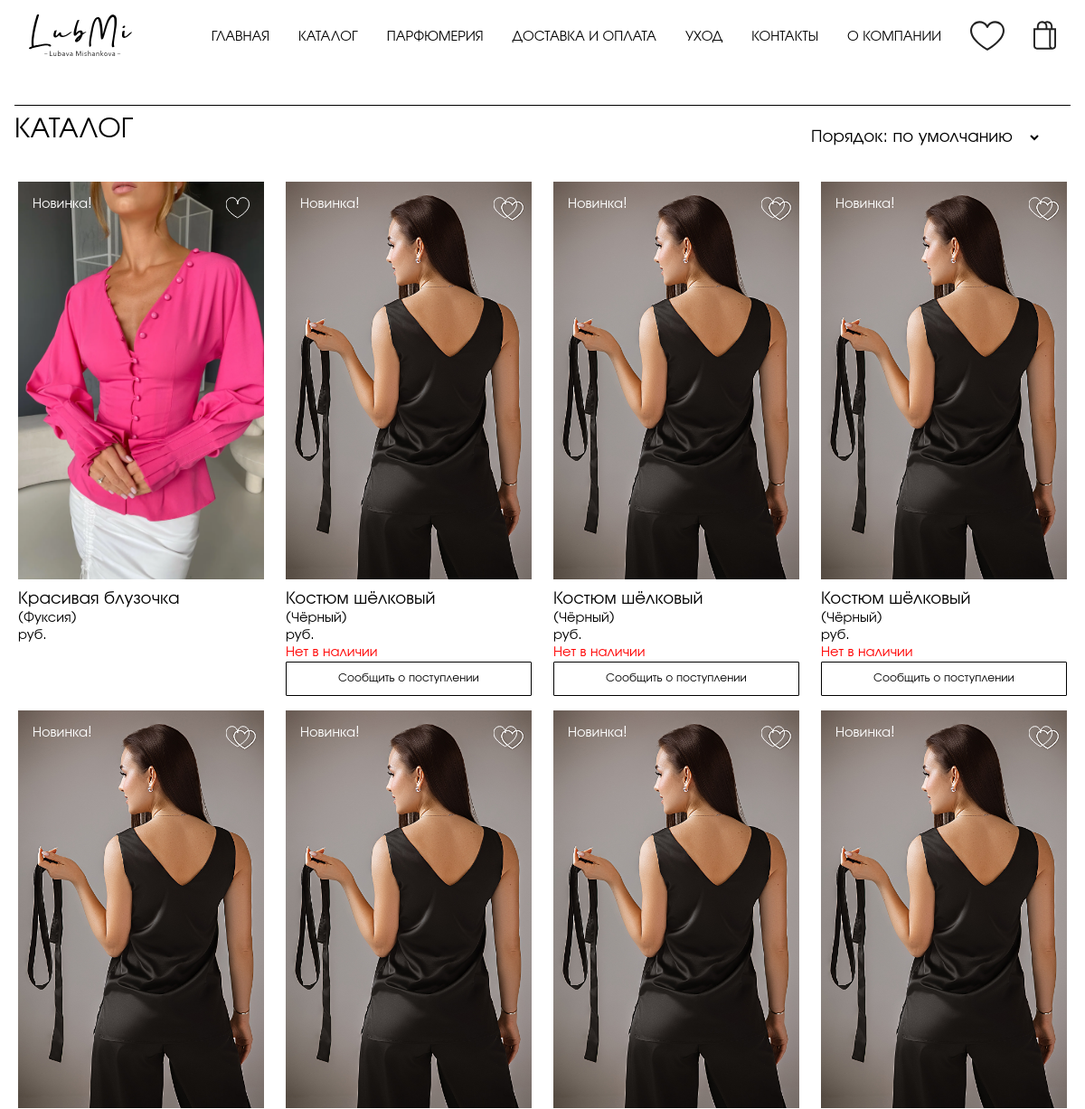
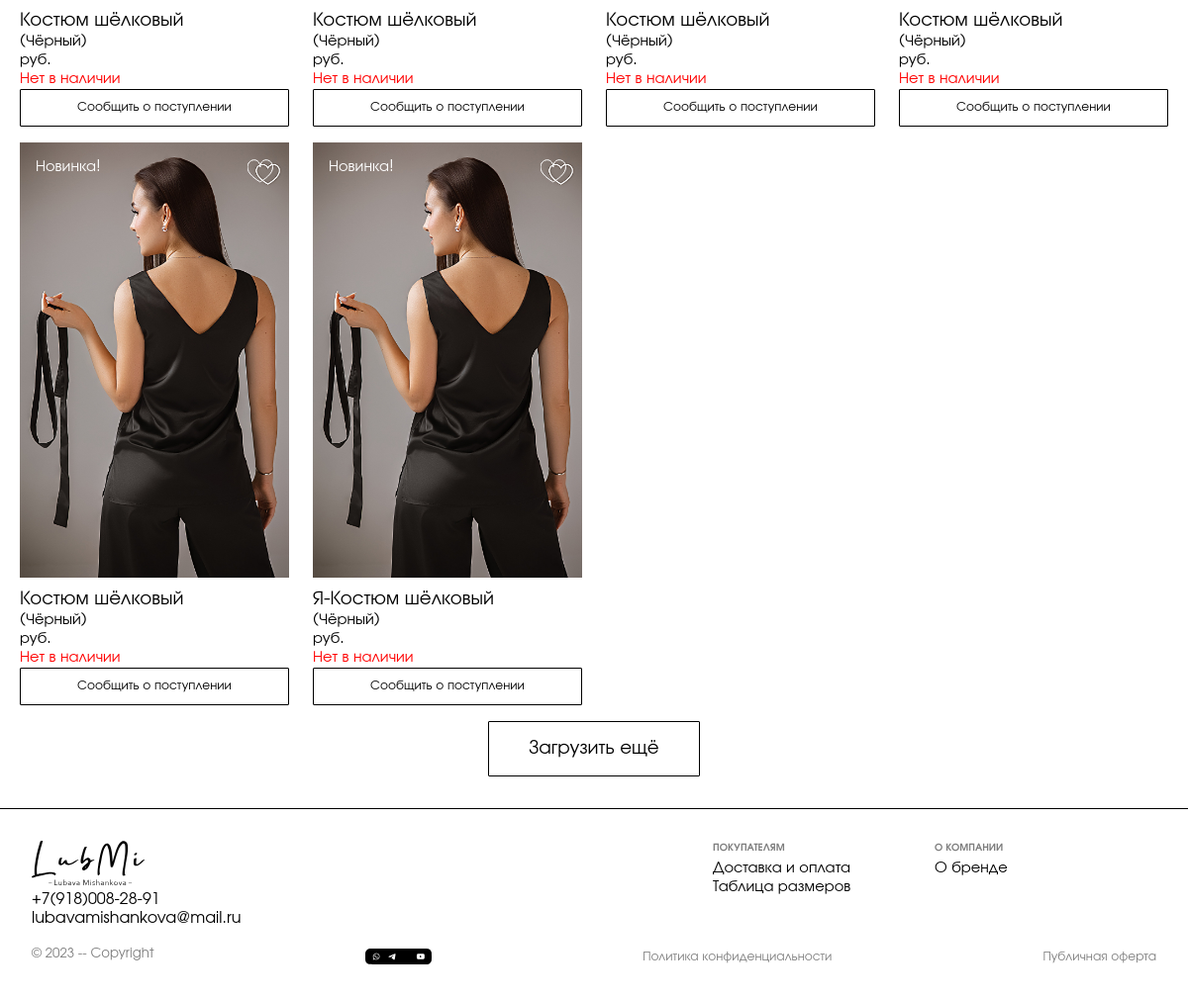
Page /lms/catalogue/ on the committed database (2 pictures, top to bottom).
### lms/models.py (models this page shows, shortened)
class DbItem(models.Model):
    created_at = models.DateTimeField(auto_now_add=True)
    updated_at = models.DateTimeField(auto_now=True)
    class Meta:
        abstract: bool = True

class Parameter(DbItem):
    key = models.CharField(primary_key=True, max_length=50)                                     # -- ключ --
    value = models.CharField(max_length=250)                                                    # -- значение --
    in_context = models.BooleanField(default=True)                                              # -- используется в контексте --
    description = models.TextField(null=True, blank=True)                                       # -- описание --
    @staticmethod
    def value_of(key, default=""):
        try:
            return Parameter.objects.get(pk=key).value
        except Parameter.DoesNotExist:
            return default

class Product(DbItem):
    article = models.CharField(primary_key=True, max_length=100, validators=[Tunable.validate_article])     # внутренний артикул
    title = models.CharField(max_length=100)                                                                # название
    slug = models.SlugField(unique=True, max_length=200)                                                    # слаг
    description = models.TextField(null=True, blank=True)                                                   # описание
    color = models.CharField(max_length=50, null=True, blank=True)                                          # цвет
    weight = models.BigIntegerField(validators=[MinValueValidator(0)])                                      # вес
    actual_price = MoneyField(
        max_digits=14,
        decimal_places=2,
        default_currency='RUR',
        validators=[MinValueValidator(0.01)])                                                               # цена
    old_price = MoneyField(
        max_digits=14,
        decimal_places=2,
        default_currency='RUR',
        null=True,
        blank=True,
        validators=[MinValueValidator(0.01)])                                                               # старая цена (до акции), null -- нет акции
    sales_quantity = models.BigIntegerField(default=0, validators=[MinValueValidator(0)])                   # количество продаж
    published_at = models.DateTimeField(null=True, blank=True, default=timezone.now)                        # время публикации(опубликован, если published_at < now())
    categories = models.ManyToManyField(Category, related_name="products")                                  # категории
    class PublishedManager(models.Manager):
        def get_queryset(self):
            return super().get_queryset().exclude(published_at=None).filter(published_at__lte=timezone.now())
    class BestsellersManager(PublishedManager):
        def get_queryset(self):
            return super().get_queryset().order_by('-sales_quantity')
    objects = models.Manager()
    published = PublishedManager()
    bestsellers = BestsellersManager()
    images: QuerySet                                                                            # -- Just for IDE syntax analyzer --
    sizes: QuerySet
    attributes: QuerySet
    orders: QuerySet
    class Meta:
        ordering = ["published_at"]
        indexes = [models.Index(fields=["title"])]
    @property
    def primary_image(self):
        query = self.images.filter(primary=True)
        return query.first() if query.exists() else None
    @property
    def in_stock(self):
        return self.sizes.filter(quantity__gt=0).exists()
    @property
    def novelty(self):
        return (datetime.now().date() - self.published_at.date()).days < 30 if self.published_at else False

class Image(DbItem):
    primary = models.BooleanField()                                                             # основное изображение?
    image = models.ImageField(upload_to='products/%Y/%m/%d')                                    # картинка
    product = models.ForeignKey(Product, related_name="images", on_delete=models.CASCADE)       # товар
    class PrimariesManager(models.Manager):
        def get_queryset(self):
            return super().get_queryset().filter(primary=True)
    objects = models.Manager()
    primaries = PrimariesManager()

### lms/views.py (the view)
# urls.py: path('catalogue/', CatalogueView.as_view(), name='catalogue'),
class CatalogueView(IndexView):
    @property
    def template_name(self):
        return 'lms/catalogue.html'

### customerinfo/customerinfo.py (called while the page is built)
    def _get_or_create_item(self, key, builder, save=False):
        try:
            result = self._info[key]
        except KeyError:
            result = self._info[key] = builder()
            if save:
                self.save()
        return result

    def _get_or_create_favorites(self):
        return self._get_or_create_item("favorites", list)

    @property
    def favorites(self):
        return set(self._get_or_create_favorites())

### lms/processors/processors.py (called while the page is built)
def parameters_processor(_):  # TODO -- dont forget fixtures for params! --
    return {
        f'param_{p.key}': mark_safe(p.value) for p in Parameter.objects.filter(in_context=True)
    }

### lms/templates/lms/catalogue.html (shortened to what this page needs)
{% extends "lms/index.html" %}
{% block page_content %}
{% include "lms/include/catalogue-type-A.html" with title=param_title_catalogue pages=product_pages kind="pd" variants=order_variants selector_id="order-selector" %}
{% endblock %}

### lms/templates/lms/include/navigation.html
{% load static %}
<nav>
  <a class="logo" href='{% url "lms:index" %}'><img src="{% static 'svg/logo.svg' %}"/></a>
  <a href='{% url "lms:index" %}'>{{param_title_main_page}}</a>
  <a href='{% url "lms:catalogue" %}'>{{param_title_catalogue}}</a>
  <a href='{% url "lms:perfumery" %}'>{{param_title_perfumery}}</a>
  <a href='{% url "lms:delivery" %}'>{{param_title_shipping_and_payment}}</a>
  <a href='{% url "lms:care" %}'>{{param_title_care}}</a>
  {% if param_value_contacts_modal.lower.strip == "yes" %}
  <a onclick="show_contacts();" class="hand">{{param_title_contacts}}</a>{% else %}
  <a href='{% url "lms:contacts" %}'>{{param_title_contacts}}</a>{% endif %}
  <a href='{% url "lms:about" %}'>{{param_title_about_company}}</a>
  <a class="picto hand" onclick="right_sidebar.show_favorites();"><img src="{% static 'svg/heart.svg' %}"/></a>
  <a class="picto hand" onclick="right_sidebar.show_scart();"><img src="{% static 'svg/bag.svg' %}"/></a>
</nav>

### lms/templates/lms/include/catalogue-type-A.html (shortened to what this page needs)
{% if variants %}
<h1 class="with-selector">
    <span>{{title}}</span>
    <div class="selector-container">{% include "lms/include/selector.html" %}</div>
</h1>
{% else %}
<h1>{{title}}</h1>
{% endif %}
<div id="{{kind}}-list" class="catalogue">{% include "lms/include/product-list-type-A.html" with card_type="catalogue" %}</div>
{% if pages > 1 %}
<div class="toolbar"><button id="{{kind}}-upd-btn" class="medium" onclick="{{kind}}_update();">{{param_label_load_more}}</button></div>
{% endif %}

### lms/templates/lms/include/product-list-type-A.html
{% for product in products %}
<div>
{% include "lms/include/product-card-type-A.html" with card_type="catalogue" %}
</div>
{% endfor %}

### lms/templates/lms/include/product-card-type-A.html
{% load thumbnail %}
<figure>
  {% with product.primary_image as img %}
  {% if img %}
  {% if card_type == "catalogue" %}
  <div class="p-card-a"
       style="background-image: url('{% thumbnail img.image 220x0 %}');"
       onclick="if(event.eventPhase==event.AT_TARGET) show_product_details('{% url 'lms:product_details' slug=product.slug %}');">
  {% else %}
  <div class="p-card-a details"
       style="background-image: url('{% thumbnail img.image 220x0 %}');">
  {% endif%}
    {% if product.novelty %}
    <label class="white">{{param_label_novelty}}</label>
    {% endif %}
    {% if product.article in favorites %}
    {% include "lms/include/heart.html" with checked="checked" %}
    {% else %}
    {% include "lms/include/heart.html" with checked="unchecked" %}
    {% endif %}
  </div>
  {% else %}
  <div class="p-card-a">
    <h3>Изображение отсутствует</h3>
  </div>
  {% endif %}
  {% endwith %}
  {% if card_type == "catalogue" %}
  <figcaption>
  {% include "lms/include/product-description.html" %}
  </figcaption>
  {% endif %}
</figure>

### lms/templates/lms/include/heart.html (shortened to what this page needs)
<label class="heart">
</label>

### lms/templates/lms/include/product-description.html (shortened to what this page needs)
{% load custom_tags %}
{% if card_type == "catalogue" %}
<span class="like-title">{{product.title}}</span><br/>
({{product.color|default:param_message_color_missed}})<br/>
{% if product.old_price %}<span class="old_price">{{product.old_price.amount}} {{param_label_currency}}</span>{% endif %}{{product.actual_price.amount}} {{param_label_currency}}<br/>
{% if not product.in_stock %}<span class="red">{{param_label_not_available}}<br/></span><button class="w-100" onclick="notify_delivery('{{product.article}}')">{{param_label_notify_delivery}}</button>{% endif %}
{% else %}
<p>TODO Исправить! Неизвестный тип карточки!</p>
{% endif %}

### lms/templates/lms/include/page-footer.html
{% load static %}
<div class="std-footer">
  <div class="std-footer-item-1">
    <a class="logo" href='{% url "lms:index" %}'><img src="{% static 'svg/logo.svg' %}"/></a>
    <a href='{% url "lms:index" %}'>{{param_value_contact_phone}}</a>
    <a href='{% url "lms:index" %}'>{{param_value_contact_email}}</a>
  </div>
  <div class="std-footer-item-2">
    <h6>{{param_title_for_buyers}}</h6>
    <a href='{% url "lms:delivery" %}'>{{param_title_shipping_and_payment}}</a>
    {% if param_value_size_chart_modal.lower.strip == "yes" %}
    <a onclick="show_size_chart();" class="hand">{{param_title_size_chart}}</a>{% else %}
    <a href='{% url "lms:sz_chart" %}'>{{param_title_size_chart}}</a>{% endif %}
  </div>
  <div class="std-footer-item-3">
    <h6>{{param_title_about_company}}</h6>
    <a href='{% url "lms:about" %}'>{{param_title_about_the_brand}}</a>
  </div>
  <div class="std-footer-item-4">
    <small>{{param_label_copyright}}</small>
    <img style="height:1em" src="{% static 'svg/footer.svg' %}"/>
    <a href='{{param_value_link_privacy_policy}}'><small>{{param_title_privacy_policy}}</small></a>
    <a href='{{param_value_link_public_offer}}'><small>{{param_title_public_offer}}</small></a>
  </div>
</div>

### lms/static/css/lms.css (style rules this page uses)
:root { --LeadingHeight: 3rem; --FooterHeight: 3rem; --DefPadding: 1em; --DefBottomPadding: 3rem; --Fonts: 'URW Gothic', helvetica, sans-serif; --ZixContent: 10; --ZixLeading: 20; --ZixPanels: 30; --ZixTop: 40; --CatItemWidth: 17rem; --ScartFigWidth: 7rem; --HeartSize: 1.6rem; --Gap: var(--DefPadding); --NarrowPageWidth: 60rem; --HoFSize: 9rem; }
* { outline: 0; -webkit-user-select: none; -khtml-user-select: none; -moz-user-select: none; -ms-user-select: none; user-select: none; }
body, aside, .content, .leading { margin: 0; padding: 0; font-family: var(--Fonts); }
.leading > nav { width: 100%; display: flex; flex-direction: row; align-items: center; justify-content: space-between; }
.leading > nav > a { margin-left: 1rem; margin-right: 1rem; text-decoration: none; text-transform: uppercase; color: black; }
.leading > nav > a.logo { margin-right: auto; }
.leading > nav > a > img, a.logo > img { height: calc(var(--LeadingHeight) * 0.95); }
.std-footer { padding: var(--DefPadding); display: grid; grid-template-rows: auto auto; grid-template-columns: auto 7rem 7rem 7rem 7rem; grid-template-areas: "A B B C C" "D D D D D"; }
[class^='std-footer-item'] { display: flex; flex-flow: column; }
[class^='std-footer-item'] > * { text-decoration: none; color: black; }
.std-footer-item-1 { grid-area: A; }
.std-footer-item-2 { grid-area: B; }
.std-footer-item-3 { grid-area: C; }
.std-footer-item-4 { grid-area: D; flex-flow: row; justify-content: space-between; place-items: center; margin-top: 1rem; }
.with-selector { display :flex; flex-flow :row; }
.selector-container { margin-left :auto; margin-right: 2rem; }
.catalogue { display: grid; grid-template-columns: repeat(auto-fit, minmax(var(--CatItemWidth), 1fr)); gap: var(--Gap); }
.catalogue > * { display: flex; flex-flow: column; place-items: center; }
.catalogue > * > * { max-width: calc(var(--CatItemWidth)); min-width: calc(var(--CatItemWidth)); }
figure { margin: 0; }
figcaption { margin-top: 10px; }
.p-card-a { display: flex; flex-flow: row; background-size: cover; background-position: center center; background-repeat: no-repeat; max-height: calc(var(--CatItemWidth) * 1.5); min-height: calc(var(--CatItemWidth) * 1.5); padding: var(--DefPadding) }
.heart { margin-left: auto; max-height: calc(1.2 * var(--HeartSize)); }
h1 { font-weight:normal; border-top: 1px solid black; padding: 0.5rem 0 0 0; }
h5, h6, small { opacity: 0.5; margin-block-start: 0.1em; margin-block-end: 0.5em; }
h1, h2, h3, h4, h5, h6 { text-transform: uppercase; }
.toolbar { background: none; display: flex; flex-flow: column; place-items: center; padding: var(--DefPadding) }
.like-title { font-size: 1.25rem; }
.hand { cursor: pointer; }
.white { color: white; }
.red { color: red; }
.w-100 { width: 100%; }
button, input[type="submit"] { border: solid black thin; border-radius: 1px; color: black; background: none; box-shadow: none; padding: calc(0.75 * var(--DefPadding)) calc(2 * var(--DefPadding)); cursor: pointer; text-decoration: none; font-family: var(--Fonts); font-weight: lighter; }
button.medium, input[type="submit"].medium { font-size: 1.25rem; }

### rows in the picture
Parameter: value "ГЛАВНАЯ"
Parameter: value "КАТАЛОГ"
Parameter: value "ПАРФЮМЕРИЯ"
Parameter: value "ДОСТАВКА И ОПЛАТА", value "Доставка и оплата"
Parameter: value "УХОД"
Parameter: value "КОНТАКТЫ"
Parameter: value "О КОМПАНИИ"
Product: image (picture), param_label_novelty "Новинка!", title "Красивая блузочка", color "Фуксия", param_label_currency "руб."
Product: image (picture), param_label_novelty "Новинка!", title "Костюм шёлковый", color "Чёрный", param_label_currency "руб.", param_label_not_available "Нет в наличии", param_label_notify_delivery "Сообщить о поступлении"
Product: image (picture), param_label_novelty "Новинка!", title "Костюм шёлковый", color "Чёрный", param_label_currency "руб.", param_label_not_available "Нет в наличии", param_label_notify_delivery "Сообщить о поступлении"
Product: image (picture), param_label_novelty "Новинка!", title "Костюм шёлковый", color "Чёрный", param_label_currency "руб.", param_label_not_available "Нет в наличии", param_label_notify_delivery "Сообщить о поступлении"
Product: image (picture), param_label_novelty "Новинка!", title "Костюм шёлковый", color "Чёрный", param_label_currency "руб.", param_label_not_available "Нет в наличии", param_label_notify_delivery "Сообщить о поступлении"
Product: image (picture), param_label_novelty "Новинка!", title "Костюм шёлковый", color "Чёрный", param_label_currency "руб.", param_label_not_available "Нет в наличии", param_label_notify_delivery "Сообщить о поступлении"
Product: image (picture), param_label_novelty "Новинка!", title "Костюм шёлковый", color "Чёрный", param_label_currency "руб.", param_label_not_available "Нет в наличии", param_label_notify_delivery "Сообщить о поступлении"
Product: image (picture), param_label_novelty "Новинка!", title "Костюм шёлковый", color "Чёрный", param_label_currency "руб.", param_label_not_available "Нет в наличии", param_label_notify_delivery "Сообщить о поступлении"
Product: image (picture), param_label_novelty "Новинка!", title "Костюм шёлковый", color "Чёрный", param_label_currency "руб.", param_label_not_available "Нет в наличии", param_label_notify_delivery "Сообщить о поступлении"
Product: image (picture), param_label_novelty "Новинка!", title "Я-Костюм шёлковый", color "Чёрный", param_label_currency "руб.", param_label_not_available "Нет в наличии", param_label_notify_delivery "Сообщить о поступлении"
Parameter: value "Загрузить ещё"
Parameter: value "lubavamishankova@mail.ru"
Parameter: value "ПОКУПАТЕЛЯМ"
Parameter: value "Таблица размеров"
Parameter: value "О бренде"
Parameter: value "© 2023 -- Copyright"
Parameter: value "Политика конфиденциальности"
Parameter: value "Публичная оферта"

### other values in the picture
{{ param_value_contact_phone }} "+7(918)008-28-91"
form field value "Порядок: по умолчанию"
